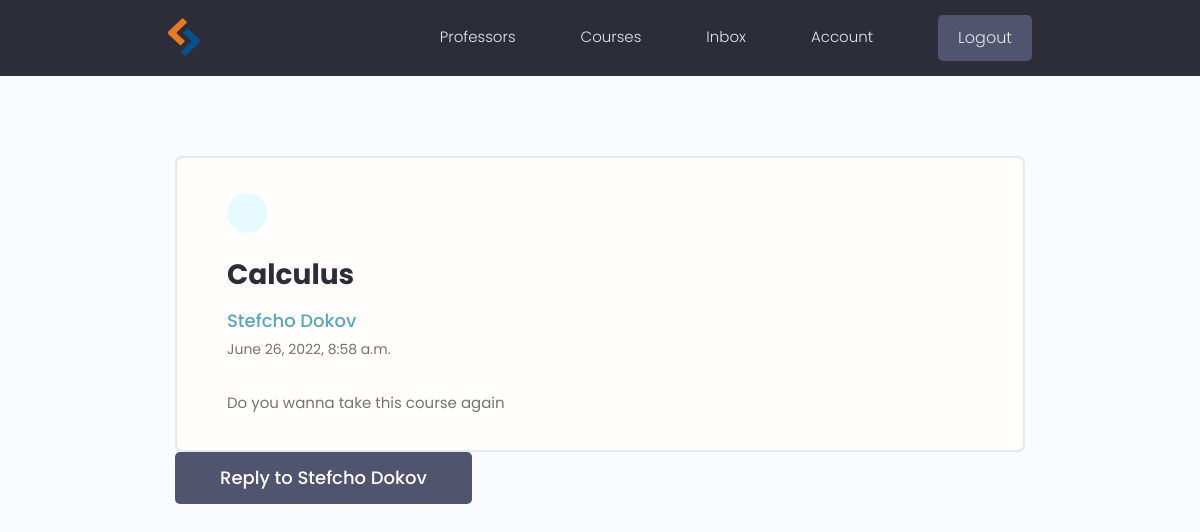
The app's page /message/892c1718-928a-4bc9-9f80-bfd1a004ed19/ (signed in) with its own data.
### users/models.py (models this page shows, shortened)
class Message(m.Model):
    sender=m.ForeignKey(Profile,null=True,on_delete=m.SET_NULL)
    recipient=m.ForeignKey(Profile,null=True,related_name='messages',on_delete=m.SET_NULL)
    name=m.CharField(max_length=200,null=True,blank=True)
    email=m.EmailField(blank=True,null=True,max_length=200)
    subject=m.CharField(max_length=200,null=True,blank=True)
    body=m.TextField()
    is_read=m.BooleanField(default=False)
    date_created=m.DateTimeField(auto_now_add=True)
    id=m.UUIDField(default=uuid.uuid4,primary_key=True,editable=False,unique=True)
    class Meta:
        ordering =['is_read','-date_created']

class Profile(m.Model):
    user=m.OneToOneField(User,null=True,blank=True,on_delete=m.CASCADE)
    username=m.CharField(max_length=200,null=True,blank=True)
    name=m.CharField(max_length=200,null=True,blank=True)
    email=m.CharField(max_length=500,null=True,blank=True)
    short_intro=m.CharField(max_length=400,null=True,blank=True)
    bio=m.TextField(null=True,blank=True)
    profile_image=m.ImageField(null=True,blank=True,upload_to='profiles/',default='user-default.png')
    link=m.CharField(max_length=200,blank=True,null=True)
    skill=m.ManyToManyField('Skill',blank=True)
    date_created=m.DateTimeField(auto_now_add=True)
    id=m.UUIDField(default=uuid.uuid4,primary_key=True,editable=False,unique=True)
    class Meta:
        ordering=['date_created']

### users/views.py (the view)
# urls.py: path('message/<str:primkey>/',views.inboxMessage,name='message'),
@login_required(login_url='login')
def inboxMessage(request, primkey):
    profile=request.user.profile
    messageRequest=profile.messages.get(id=primkey)
    if messageRequest.is_read == False:
        messageRequest.is_read=True
        messageRequest.save()
    context={'messageRequest':messageRequest}
    return render(request,'users/message.html',context)

### users/templates/users/message.html (shortened to what this page needs)
{% extends 'main.html' %}
{% block content  %}
  <main class="messagePage my-xl">
    <div class="content-box">
      <div class="message">
        <a class="backButton" href="{% url 'inbox' %}"></a>
        <h2 class="message__subject">{{messageRequest.subject}}</h4>
          {% if messageRequest.sender.id %}
          <a href="{% url 'profile' messageRequest.sender.id %}" class="message__author">{{messageRequest.sender.name}}</a>
          {% else %}
          <p>Deleted account</p>
          {% endif %}
          <p class="message__date">{{messageRequest.date_created}}</p>
          <div class="message__body">{{messageRequest.body|linebreaksbr }}</div>
      </div>
      {% if messageRequest.sender.id %}
      <a href="{% url 'reply-message' messageRequest.sender.id %}" class="btn btn--sub btn--lg">Reply to {{messageRequest.sender.name}} </a>
      {% endif %}
    </div>
  </main>
{% endblock content %}

### static/styles/app.css (style rules this page uses)
:root { --color-sub: #2d2d39; }
.btn--sub { background-color: var(--color-sub-light); }
.content-box { width: 95%; max-width: 85rem; margin: 0 auto; }
.message { padding: 2.5rem 0; }
.message:not(:last-child) { border-bottom: 2px solid var(--color-white-light); }
.message > a { display: flex; gap: 1rem; }
.message__author, .message__date { flex-basis: 25%; }
.message__subject { flex-basis: 50%; }
.message__date { text-align: right; }
.messagePage .message { list-style: none; background: var(--color-white); padding: 3.5rem 5rem; border: 2px solid var(--color-light); border-radius: 0.7rem; }
.messagePage .message__subject { font-size: 2.8rem; color: var(--color-sub); margin-bottom: 1rem; margin-top: 2rem; }
.messagePage .message__author { font-size: 1.8rem; font-weight: 500; }
.messagePage .message__date { font-size: 1.4rem; font-weight: 400; text-align: left; margin-bottom: 3rem; }
.backButton { background: var(--color-main-light); color: var(--color-main); width: 4rem; height: 4rem; display: flex; align-items: center; justify-content: center; border-radius: 50%; }

### static/uikit/styles/modules/_variables.css (style rules this page uses)
:root { --color-main: #5aa5b9; --color-main-light: #e6faff; --color-sub: #3f4156; --color-sub-light: #51546e; --color-sub-lighter: #ededfd; --color-text: #737373; --color-gray: #8b8b8b; --color-light: #e5e7eb; --color-light-gray: #767676; --color-bg: #f8fafd; --color-white: #fffefd; --color-white-light: #f3f3f3; --color-success: #359e64; --color-success-bg: #def8e8; --color-error: #fc4b0b; --color-error-bg: #fff2ee; --font-base: 'Poppins', arial, helvetica, 'Segoe UI', roboto, ubuntu, sans-serif; --font-monospace: 'Fira Code', 'Courier New', courier, monospace; --font-regular: 300; --font-medium: 500; --font-bold: 700; --generic-shadow: 1px 1px 5px #00000010; --generic-transition: all 0.3s ease-in-out; }

### static/uikit/styles/modules/_base.css (style rules this page uses)
* { margin: 0; padding: 0; box-sizing: border-box; text-rendering: optimizeLegibility; color: inherit; font-size: inherit; }
html { font-size: 50%; }
@media only screen and (min-width: 480px) { html { font-size: 56.25%; } }
@media only screen and (min-width: 1200px) { html { font-size: 62.5%; } }
body { line-height: 1.6; font-weight: 400; font-size: 1.5rem; color: var(--color-text); background-color: var(--color-bg); min-height: 100vh; }

### static/uikit/styles/modules/_typography.css (style rules this page uses)
* { font-family: var(--font-base); }
h2 { font-size: 3.6rem; font-weight: var(--font-bold); }
p, span, strong { font-size: 1.6rem; color: var(--color-text); font-weight: var(--font-regular); }
a { padding-bottom: 2px; text-decoration: none; display: inline-block; color: var(--color-main); font-weight: var(--font-medium); }

### static/uikit/styles/modules/_utilities.css (style rules this page uses)
.my-xl { margin: 8rem auto; }

### static/uikit/styles/modules/_button.css (style rules this page uses)
.btn { display: inline-block; position: relative; cursor: pointer; background-color: var(--color-light); font-weight: var(--font-medium); color: var(--color-sub); text-decoration: none; padding: 1rem 2rem; border-radius: 0.5rem; border: none; width: -webkit-fit-content; width: -moz-fit-content; width: fit-content; height: -webkit-fit-content; height: -moz-fit-content; height: fit-content; font-size: 1.6rem; outline-width: 0; outline-color: transparent; -webkit-backface-visibility: hidden; backface-visibility: hidden; transition: all 0.3s ease-in-out; }
.btn--sub { background-color: var(--color-sub); color: var(--color-white); }
.btn--lg { font-size: 1.8rem; padding: 1.2rem 4.5rem; }

### records on screen
Message: subject "Calculus", sender.name "Stefcho Dokov", date_created "June 26, 2022, 8:58 a.m.", body "Do you wanna take this course again"
